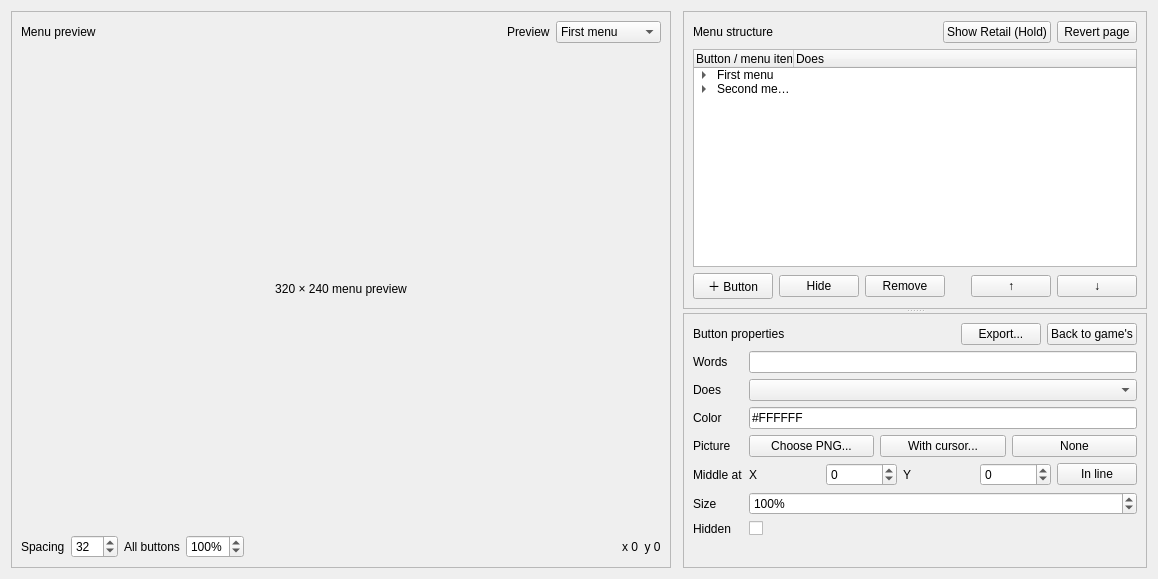
     <widget class="QWidget" name="menusTab">
      <attribute name="title">
       <string>Menus</string>
      </attribute>
      <layout class="QHBoxLayout" name="menusLayout">
       <property name="spacing">
        <number>12</number>
       </property>
       <item>
        <widget class="QFrame" name="menuPreviewPanel">
         <property name="frameShape">
          <enum>QFrame::Shape::StyledPanel</enum>
         </property>
         <layout class="QVBoxLayout" name="menuPreviewLayout" stretch="0,1,0">
          <item>
           <layout class="QHBoxLayout" name="menuPreviewHeader">
            <item>
             <widget class="QLabel" name="menuPreviewTitle">
              <property name="text">
               <string>Menu preview</string>
              </property>
             </widget>
            </item>
            <item>
             <spacer name="menuPreviewHeaderSpacer">
              <property name="orientation">
               <enum>Qt::Orientation::Horizontal</enum>
              </property>
              <property name="sizeHint" stdset="0">
               <size>
                <width>20</width>
                <height>20</height>
               </size>
              </property>
             </spacer>
            </item>
            <item>
             <widget class="QLabel" name="menuPreviewModeLabel">
              <property name="text">
               <string>Preview</string>
              </property>
             </widget>
            </item>
            <item>
             <widget class="QComboBox" name="menuPreviewModeCombo">
              <item>
               <property name="text">
                <string>First menu</string>
               </property>
              </item>
              <item>
               <property name="text">
                <string>Second menu</string>
               </property>
              </item>
             </widget>
            </item>
           </layout>
          </item>
          <item>
           <widget class="QLabel" name="menuPreviewCanvas">
            <property name="minimumSize">
             <size>
              <width>640</width>
              <height>480</height>
             </size>
            </property>
            <property name="text">
             <string>320 × 240 menu preview</string>
            </property>
            <property name="alignment">
             <set>Qt::AlignmentFlag::AlignCenter</set>
            </property>
           </widget>
          </item>
          <item>
           <layout class="QHBoxLayout" name="menuPreviewTools">
            <item>
             <widget class="QLabel" name="menuSpacingLabel">
              <property name="text">
               <string>Spacing</string>
              </property>
             </widget>
            </item>
            <item>
             <widget class="QSpinBox" name="menuSpacingSpin">
              <property name="minimum">
               <number>0</number>
              </property>
              <property name="maximum">
               <number>128</number>
              </property>
              <property name="value">
               <number>32</number>
              </property>
             </widget>
            </item>
            <item>
             <widget class="QLabel" name="menuAllScaleLabel">
              <property name="text">
               <string>All buttons</string>
              </property>
             </widget>
            </item>
            <item>
             <widget class="QSpinBox" name="menuAllScaleSpin">
              <property name="suffix">
               <string>%</string>
              </property>
              <property name="minimum">
               <number>25</number>
              </property>
              <property name="maximum">
               <number>400</number>
              </property>
              <property name="value">
               <number>100</number>
              </property>
             </widget>
            </item>
            <item>
             <spacer name="menuPreviewToolsSpacer">
              <property name="orientation">
               <enum>Qt::Orientation::Horizontal</enum>
              </property>
              <property name="sizeHint" stdset="0">
               <size>
                <width>20</width>
                <height>20</height>
               </size>
              </property>
             </spacer>
            </item>
            <item>
             <widget class="QLabel" name="menuCursorPositionLabel">
              <property name="text">
               <string>x 0  y 0</string>
              </property>
             </widget>
            </item>
           </layout>
          </item>
         </layout>
        </widget>
       </item>
       <item>
        <widget class="QSplitter" name="menuRightSplitter">
         <property name="orientation">
          <enum>Qt::Orientation::Vertical</enum>
         </property>
         <widget class="QFrame" name="menuStructurePanel">
          <property name="frameShape">
           <enum>QFrame::Shape::StyledPanel</enum>
          </property>
          <layout class="QVBoxLayout" name="menuStructureLayout">
           <item>
            <layout class="QHBoxLayout" name="menuStructureHeader">
             <item>
              <widget class="QLabel" name="menuStructureTitle">
               <property name="text">
                <string>Menu structure</string>
               </property>
              </widget>
             </item>
             <item>
              <spacer name="menuStructureHeaderSpacer">
               <property name="orientation">
                <enum>Qt::Orientation::Horizontal</enum>
               </property>
               <property name="sizeHint" stdset="0">
                <size>
                 <width>20</width>
                 <height>20</height>
                </size>
               </property>
              </spacer>
             </item>
             <item>
              <widget class="QPushButton" name="holdGameMenuButton">
               <property name="text">
                <string>Show Retail (Hold)</string>
               </property>
              </widget>
             </item>
             <item>
              <widget class="QPushButton" name="revertMenuPageButton">
               <property name="text">
                <string>Revert page</string>
               </property>
              </widget>
             </item>
            </layout>
           </item>
           <item>
            <widget class="QTreeWidget" name="menuStructureTree">
             <property name="columnCount">
              <number>2</number>
             </property>
             <column>
              <property name="text">
               <string>Button / menu item</string>
              </property>
             </column>
             <column>
              <property name="text">
               <string>Does</string>
              </property>
             </column>
             <item>
              <property name="text">
               <string>First menu</string>
              </property>
              <item>
               <property name="text">
                <string>NEW GAME</string>
               </property>
               <property name="text">
                <string>New Game</string>
               </property>
              </item>
              <item>
               <property name="text">
                <string>LOAD</string>
               </property>
               <property name="text">
                <string>Load</string>
               </property>
              </item>
              <item>
               <property name="text">
                <string>2P DUEL</string>
               </property>
               <property name="text">
                <string>2P Duel</string>
               </property>
              </item>
              <item>
               <property name="text">
                <string>TRADE</string>
               </property>
               <property name="text">
                <string>Trade</string>
               </property>
              </item>
              <item>
               <property name="text">
                <string>OPTION</string>
               </property>
               <property name="text">
                <string>Option</string>
               </property>
              </item>
             </item>
             <item>
              <property name="text">
               <string>Second menu (game loaded)</string>
              </property>
              <item>
               <property name="text">
                <string>CAMPAIGN</string>
               </property>
               <property name="text">
                <string>Campaign</string>
               </property>
              </item>
              <item>
               <property name="text">
                <string>FREE DUEL</string>
               </property>
               <property name="text">
                <string>Free Duel</string>
               </property>
              </item>
              <item>
               <property name="text">
                <string>BUILD DECK</string>
               </property>
               <property name="text">
                <string>Build Deck</string>
               </property>
              </item>
              <item>
               <property name="text">
                <string>LIBRARY</string>
               </property>
               <property name="text">
                <string>Library</string>
               </property>
              </item>
              <item>
               <property name="text">
                <string>PASSWORD</string>
               </property>
               <property name="text">
                <string>Password</string>
               </property>
              </item>
              <item>
               <property name="text">
                <string>SAVE</string>
               </property>
               <property name="text">
                <string>Save</string>
               </property>
              </item>
             </item>
            </widget>
           </item>
           <item>
            <layout class="QHBoxLayout" name="menuStructureActions">
             <item>
              <widget class="QPushButton" name="addMenuButtonButton">
               <property name="text">
                <string>＋ Button</string>
               </property>
              </widget>
             </item>
             <item>
              <widget class="QPushButton" name="hideMenuButton">
               <property name="text">
                <string>Hide</string>
               </property>
              </widget>
             </item>
             <item>
              <widget class="QPushButton" name="removeMenuButton">
               <property name="text">
                <string>Remove</string>
               </property>
              </widget>
             </item>
             <item>
              <spacer name="menuStructureActionsSpacer">
               <property name="orientation">
                <enum>Qt::Orientation::Horizontal</enum>
               </property>
               <property name="sizeHint" stdset="0">
                <size>
                 <width>20</width>
                 <height>20</height>
                </size>
               </property>
              </spacer>
             </item>
             <item>
              <widget class="QPushButton" name="moveMenuUpButton">
               <property name="text">
                <string>↑</string>
               </property>
              </widget>
             </item>
             <item>
              <widget class="QPushButton" name="moveMenuDownButton">
               <property name="text">
                <string>↓</string>
               </property>
              </widget>
             </item>
            </layout>
           </item>
          </layout>
         </widget>
         <widget class="QFrame" name="menuPropertiesPanel">
          <property name="frameShape">
           <enum>QFrame::Shape::StyledPanel</enum>
          </property>
          <layout class="QVBoxLayout" name="menuPropertiesLayout">
           <item>
            <layout class="QHBoxLayout" name="menuPropertiesHeader">
             <item>
              <widget class="QLabel" name="menuPropertiesTitle">
               <property name="text">
                <string>Button properties</string>
               </property>
              </widget>
             </item>
             <item>
              <spacer name="menuPropertiesHeaderSpacer">
               <property name="orientation">
                <enum>Qt::Orientation::Horizontal</enum>
               </property>
               <property name="sizeHint" stdset="0">
                <size>
                 <width>20</width>
                 <height>20</height>
                </size>
               </property>
              </spacer>
             </item>
             <item>
              <widget class="QPushButton" name="exportMenuButtonButton">
               <property name="text">
                <string>Export...</string>
               </property>
              </widget>
             </item>
             <item>
              <widget class="QPushButton" name="revertMenuButtonButton">
               <property name="text">
                <string>Back to game's</string>
               </property>
              </widget>
             </item>
            </layout>
           </item>
           <item>
            <layout class="QFormLayout" name="menuPropertiesForm">
             <item row="0" column="0">
              <widget class="QLabel" name="menuWordsLabel">
               <property name="text">
                <string>Words</string>
               </property>
              </widget>
             </item>
             <item row="0" column="1">
              <widget class="QLineEdit" name="menuWordsEdit"/>
             </item>
             <item row="1" column="0">
              <widget class="QLabel" name="menuActionLabel">
               <property name="text">
                <string>Does</string>
               </property>
              </widget>
             </item>
             <item row="1" column="1">
              <widget class="QComboBox" name="menuActionCombo"/>
             </item>
             <item row="2" column="0">
              <widget class="QLabel" name="menuTextColorLabel">
               <property name="text">
                <string>Color</string>
               </property>
              </widget>
             </item>
             <item row="2" column="1">
              <widget class="QLineEdit" name="menuTextColorEdit">
               <property name="text">
                <string>#FFFFFF</string>
               </property>
              </widget>
             </item>
             <item row="3" column="0">
              <widget class="QLabel" name="menuPictureLabel">
               <property name="text">
                <string>Picture</string>
               </property>
              </widget>
             </item>
             <item row="3" column="1">
              <layout class="QHBoxLayout" name="menuPictureLayout">
               <item>
                <widget class="QPushButton" name="chooseMenuPictureButton">
                 <property name="text">
                  <string>Choose PNG...</string>
                 </property>
                </widget>
               </item>
               <item>
                <widget class="QPushButton" name="useMenuCursorPictureButton">
                 <property name="text">
                  <string>With cursor...</string>
                 </property>
                </widget>
               </item>
               <item>
                <widget class="QPushButton" name="clearMenuPictureButton">
                 <property name="text">
                  <string>None</string>
                 </property>
                </widget>
               </item>
              </layout>
             </item>
             <item row="4" column="0">
              <widget class="QLabel" name="menuPositionLabel">
               <property name="text">
                <string>Middle at</string>
               </property>
              </widget>
             </item>
             <item row="4" column="1">
              <layout class="QHBoxLayout" name="menuPositionLayout">
               <item>
                <widget class="QLabel" name="menuXLabel">
                 <property name="text">
                  <string>X</string>
                 </property>
                </widget>
               </item>
               <item>
                <widget class="QSpinBox" name="menuXSpin">
                 <property name="minimum">
                  <number>-999</number>
                 </property>
                 <property name="maximum">
                  <number>999</number>
                 </property>
                </widget>
               </item>
               <item>
                <widget class="QLabel" name="menuYLabel">
                 <property name="text">
                  <string>Y</string>
                 </property>
                </widget>
               </item>
               <item>
                <widget class="QSpinBox" name="menuYSpin">
                 <property name="minimum">
                  <number>-999</number>
                 </property>
                 <property name="maximum">
                  <number>999</number>
                 </property>
                </widget>
               </item>
               <item>
                <widget class="QPushButton" name="menuInlineButton">
                 <property name="text">
                  <string>In line</string>
                 </property>
                </widget>
               </item>
              </layout>
             </item>
             <item row="5" column="0">
              <widget class="QLabel" name="menuSizeLabel">
               <property name="text">
                <string>Size</string>
               </property>
              </widget>
             </item>
             <item row="5" column="1">
              <widget class="QSpinBox" name="menuScaleSpin">
               <property name="suffix">
                <string>%</string>
               </property>
               <property name="minimum">
                <number>25</number>
               </property>
               <property name="maximum">
                <number>400</number>
               </property>
               <property name="value">
                <number>100</number>
               </property>
              </widget>
             </item>
             <item row="6" column="0">
              <widget class="QLabel" name="menuHiddenLabel">
               <property name="text">
                <string>Hidden</string>
               </property>
              </widget>
             </item>
             <item row="6" column="1">
              <widget class="QCheckBox" name="menuHiddenCheck"/>
             </item>
            </layout>
           </item>
          </layout>
         </widget>
        </widget>
       </item>
      </layout>
     </widget>
